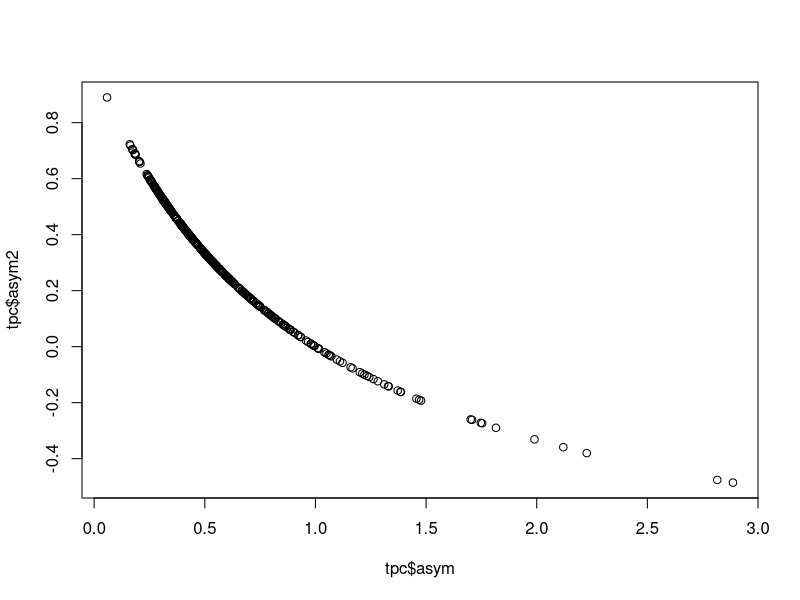
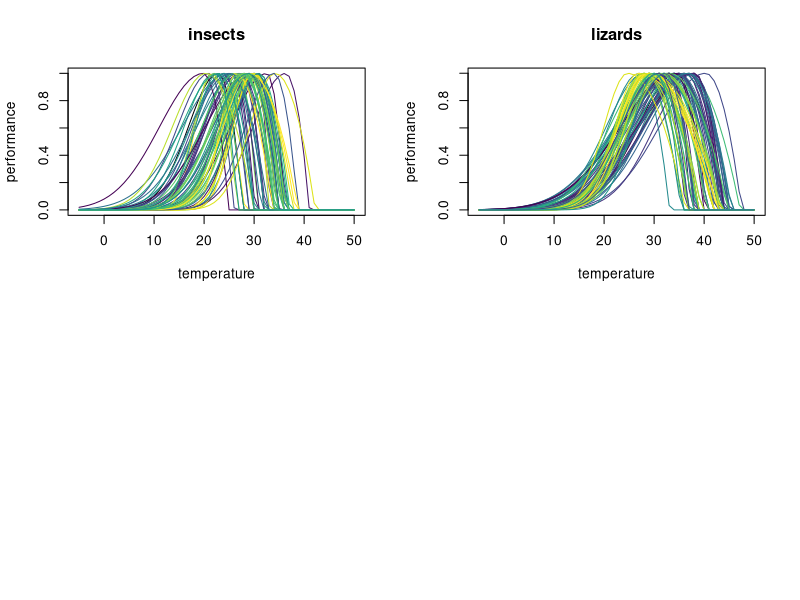

Reproduce these figures in R, in order. (Note: this script raises an error after producing the figures.)
library(ggplot2)

#load data
setwd("/Volumes/GoogleDrive/Shared Drives/TrEnCh/Projects/ThermalStress/data/CTlimits/")
tpc=read.csv("tpcs.csv")
#drop data without all metrics
tpc= subset(tpc, !is.na(tpc$CTmin) & !is.na(tpc$Topt) & !is.na(tpc$CTmax) )

#calculate asymetry
tpc$asym= (tpc$CTmax - tpc$Topt)/(tpc$Topt- tpc$CTmin )
tpc$asym2= (2*tpc$Topt-tpc$CTmax - tpc$CTmin)/(tpc$CTmax-tpc$CTmin )
#check relationship of assymetry metrics
plot(tpc$asym,tpc$asym2)

#calculate declining breadth
tpc$CTmax.Topt.breadth= tpc$CTmax - tpc$Topt

#Convert to thermodynamic scale
#E=0.757 #eV
#k= 1.38*10^-23 #J K^-1
#k=8.617* 10^-5 #eV K^-1
#function using temp in C
thermo.temp= function(t, E=0.757, k=8.617* 10^-5) exp(-E/(k*(t+273.15))) 

tpc$CTmax.Topt.breadth.thermo= thermo.temp(tpc$CTmax) - thermo.temp(tpc$Topt)
tpc$asym.thermo= (thermo.temp(tpc$CTmax) - thermo.temp(tpc$Topt))/(thermo.temp(tpc$Topt)- thermo.temp(tpc$CTmin) )

#================
#Plots
#PLOT TPCs

#Deutsch et al. TPC
#Performance Curve Function from Deutsch et al. 2008
tpc.plot= function(T,Topt,CTmin, CTmax){
  F=T
  F[]=NA
  sigma= (Topt-CTmin)/4
  F[T<=Topt & !is.na(T)]= exp(-((T[T<=Topt & !is.na(T)]-Topt)/(2*sigma))^2) 
  F[T>Topt & !is.na(T)]= 1- ((T[T>Topt & !is.na(T)]-Topt)/(Topt-CTmax))^2
  #set negetative to zero
  F[F<0]<-0
  
  return(F)
}

library(viridis)
temps=-5:50

par(mfrow=c(2,2))
taxas= c("insects","lizards","lizards_Tp","plankton")
for(taxa in 1:4){
  
tpc.sub= tpc[which(tpc$taxa==taxas[taxa]),]
#add a column of color values based on assymetry values
tpc.sub$col <- viridis(20)[as.numeric(cut(tpc.sub$asym,breaks = quantile(tpc.sub$asym, probs = seq(0, 1, 0.05)) ))]

plot(temps, tpc.plot(temps, Topt=tpc.sub[1,"Topt"] , CTmin=tpc.sub[1,"CTmin"], CTmax=tpc.sub[1,"CTmax"]), type="l", xlab="temperature",ylab="performance", main=taxas[taxa])
for(r in 2:nrow(tpc.sub)) points(temps, tpc.plot(temps, Topt=tpc.sub[r,"Topt"] , CTmin=tpc.sub[r,"CTmin"], CTmax=tpc.sub[r,"CTmax"]), type="l", col=tpc.sub[r,"col"]) 
}

#-----------
#PLOT RELATIONSHIPS
#assymetry vs Topt
ggplot(tpc) + aes(x=Topt, y = asym, color=habitat)+geom_point()+facet_wrap(~taxa)+ylim(0,2) #, scales="free"

#TPC vs assymetry
ggplot(tpc) + aes(x=asym, y = CTmax.Topt.breadth, color=habitat)+geom_point()+facet_wrap(~taxa)+xlim(0,2)
#+geom_smooth(method="lm", se=FALSE)

ggplot(tpc) + aes(x=Topt, y = CTmax.Topt.breadth, color=habitat)+geom_point()+facet_wrap(~taxa)
ggplot(tpc) + aes(x=CTmax, y = CTmax.Topt.breadth, color=habitat)+geom_point()+facet_wrap(~taxa)

#thermodynamic plots
#assymetry vs Topt
ggplot(tpc) + aes(x=thermo.temp(Topt), y = asym.thermo, color=habitat)+geom_point()+facet_wrap(~taxa) #, scales="free"
#TPC vs assymetry
ggplot(tpc) + aes(x=asym.thermo, y = CTmax.Topt.breadth.thermo, color=habitat)+geom_point()+facet_wrap(~taxa)
